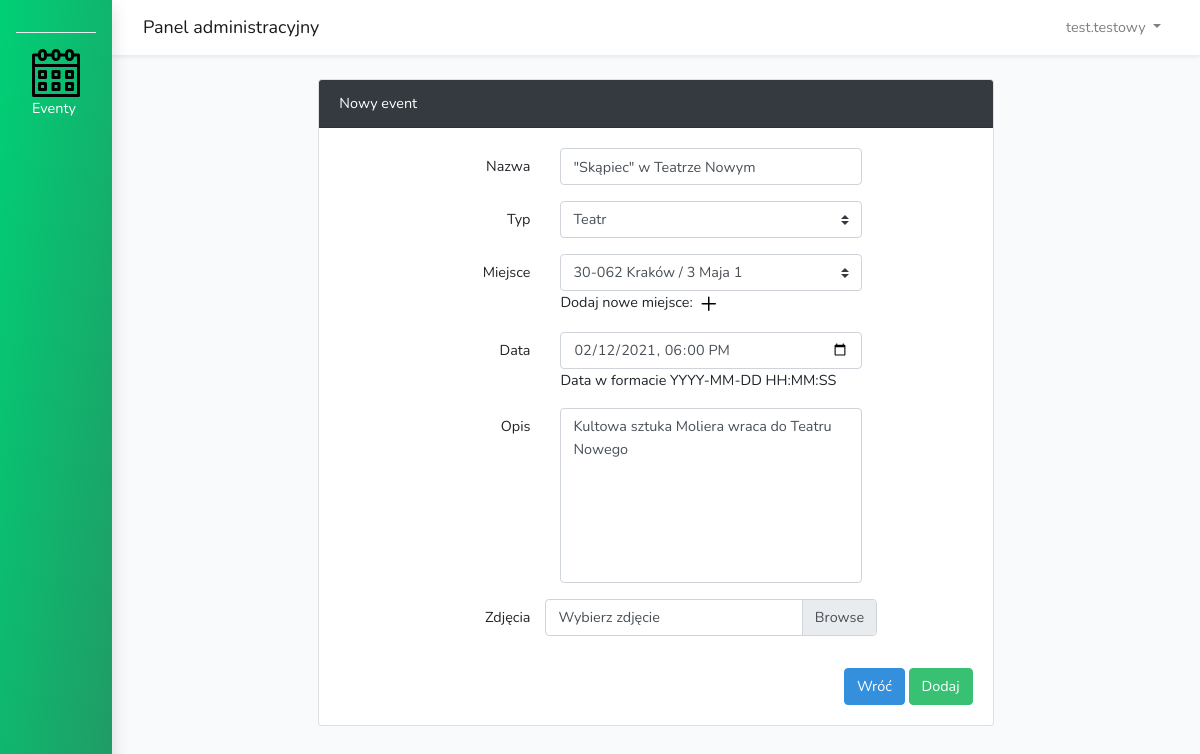
/panel/editevent.php?id=8 (signed in), run on the app's committed database.
### tables this page shows
CREATE TABLE `events` (
  `EventId` int(11) NOT NULL,
  `Name` text NOT NULL,
  `Description` text NOT NULL,
  `PlaceID` int(11) NOT NULL,
  `TypeID` int(11) NOT NULL,
  `Date` datetime NOT NULL
);

### panel/editevent.php (the view, shortened to what this page needs)
<?php
require_once "config.php";
    $sql = "SELECT * FROM types";
    if($types = mysqli_prepare($link, $sql)){
        if(mysqli_stmt_execute($types)){
            mysqli_stmt_store_result($types);
            mysqli_stmt_bind_result($types, $typeID, $type);
        }
    }
    $sql = "SELECT * FROM places";
    if($places = mysqli_prepare($link, $sql)){
        if(mysqli_stmt_execute($places)){
            mysqli_stmt_store_result($places);
            mysqli_stmt_bind_result($places, $placeID, $city, $street, $number, $postal);
        }
    }
$sql = "SELECT Name, Description, PlaceID, TypeID, Date FROM events WHERE EventID = ".$_GET['id'];
$result = $link->query($sql);
    while ($rekord=$result->fetch_object()) {
    $eventName = $rekord->Name;
    $eventDesc = $rekord->Description;
    $eventPlace = $rekord->PlaceID;
    $eventType = $rekord->TypeID;
    $eventDate = $rekord->Date;
    }
?>
<!DOCTYPE html>
<html lang="pl">
<head>
    <link rel="stylesheet" href="app.css" type="text/css">
</head>
    <?php include('content.php');
    ?>
    <div class="col-md-8 mx-auto">
        <div class="card">
            <div class="card-header bg-dark text-white">Nowy event</div>
            <div class="card-body">
                <form method="post" action="update.php" enctype="multipart/form-data" id='event_form'>
                    <div class="form-group row">
                        <label for="name" class="col-md-4 col-form-label text-md-right">Nazwa</label>
                        <div class="col-md-6">
                            <input id="name" type="text" class="form-control" name="name" required autocomplete="on" value="<?php echo htmlspecialchars($eventName)?>" autofocus>
                        </div>
                    </div>
                    <div class="form-group row">
                        <label for="type" class="col-md-4 col-form-label text-md-right">Typ</label>
                        <div class="col-md-6">
                            <select id='type' name='type' class='custom-select' required>
                                <?php
                                    while(mysqli_stmt_fetch($types)){
                                        echo "<option value='".$typeID."' ";
                                        if ($eventType==$typeID) echo 'selected="selected"';
                                        echo ">".$type."</option>";
                                    }
                                ?>
                            </select>
                        </div>
                    </div>
                    <div class="form-group row">
                        <label for="place" class="col-md-4 col-form-label text-md-right">Miejsce</label>
                        <div class="col-md-6">
                            <select id='place' name='place' class='custom-select' required>
                                <?php
                                    while(mysqli_stmt_fetch($places)){
                                        echo "<option value='".$placeID."' ";
                                        if ($eventPlace==$placeID) echo 'selected="selected"';
                                        echo ">".$postal." ".$city." / ".$street." ".$number."</option>";
                                    }
                                ?>
                            </select>
                            <span>Dodaj nowe miejsce:
                                <a href="newplace.php" target="_blank"><svg xmlns="http://www.w3.org/2000/svg" viewBox="0 0 24 24" width="24" height="24"><path fill-rule="evenodd" d="M11.75 4.5a.75.75 0 01.75.75V11h5.75a.75.75 0 010 1.5H12.5v5.75a.75.75 0 01-1.5 0V12.5H5.25a.75.75 0 010-1.5H11V5.25a.75.75 0 01.75-.75z"></path></svg></a>
                            </span>
                        </div>
                    </div>
                    <div class="form-group row">
                        <label for="date" class="col-md-4 col-form-label text-md-right">Data</label>
                        <div class="col-md-6">
                            <input type='datetime-local' class='form-control' name='date' id='date' value="<?php echo htmlspecialchars($eventDate)?>" required/>
                            <span>Data w formacie YYYY-MM-DD HH:MM:SS</span>
                        </div>
                    </div>
                    <div class="form-group row">
                        <label for="descr" class="col-md-4 col-form-label text-md-right">Opis</label>
                        <div class="col-md-6">
                            <textarea class='form-control' rows='7' id='descr' name='descr' style="resize:none;" placeholder='Opis' required><?php echo htmlspecialchars($eventDesc)?></textarea>
                        </div>
                    </div>
                    <div class="form-group row mb-3">
                        <label class="col-md-4 col-form-label text-md-right">Zdjęcia</label>
                        <div class="custom-file col-md-6">
                            <label class="custom-file-label" for="inputFile">Wybierz zdjęcie</label>
                        </div>
                        <div class="col-md-4"></div>
                    </div>
                </form>
                <div class="row">
                    <div class="col-md-9"></div>
                    <div class="col-md-3 text-right">
                        <a href="events.php" class='btn btn-primary text-white'>Wróć</a>
                        <button type="submit" class='btn btn-success' form='event_form'>Dodaj</button>
                    </div>
                </div>
            </div>
        </div>
    </div>
                        </main>
                    </div>
                </div>
            </div>
        </div>
    </body>
</html>

### data on the page
events: name "\"Skąpiec\" w Teatrze Nowym", type "Teatr", place "30-062 Kraków / 3 Maja 1", date "02/12/2021 18:00", descr "Kultowa sztuka Moliera wraca do Teatru Nowego"

### other printed values
$_SESSION['username'] "test.testowy"
